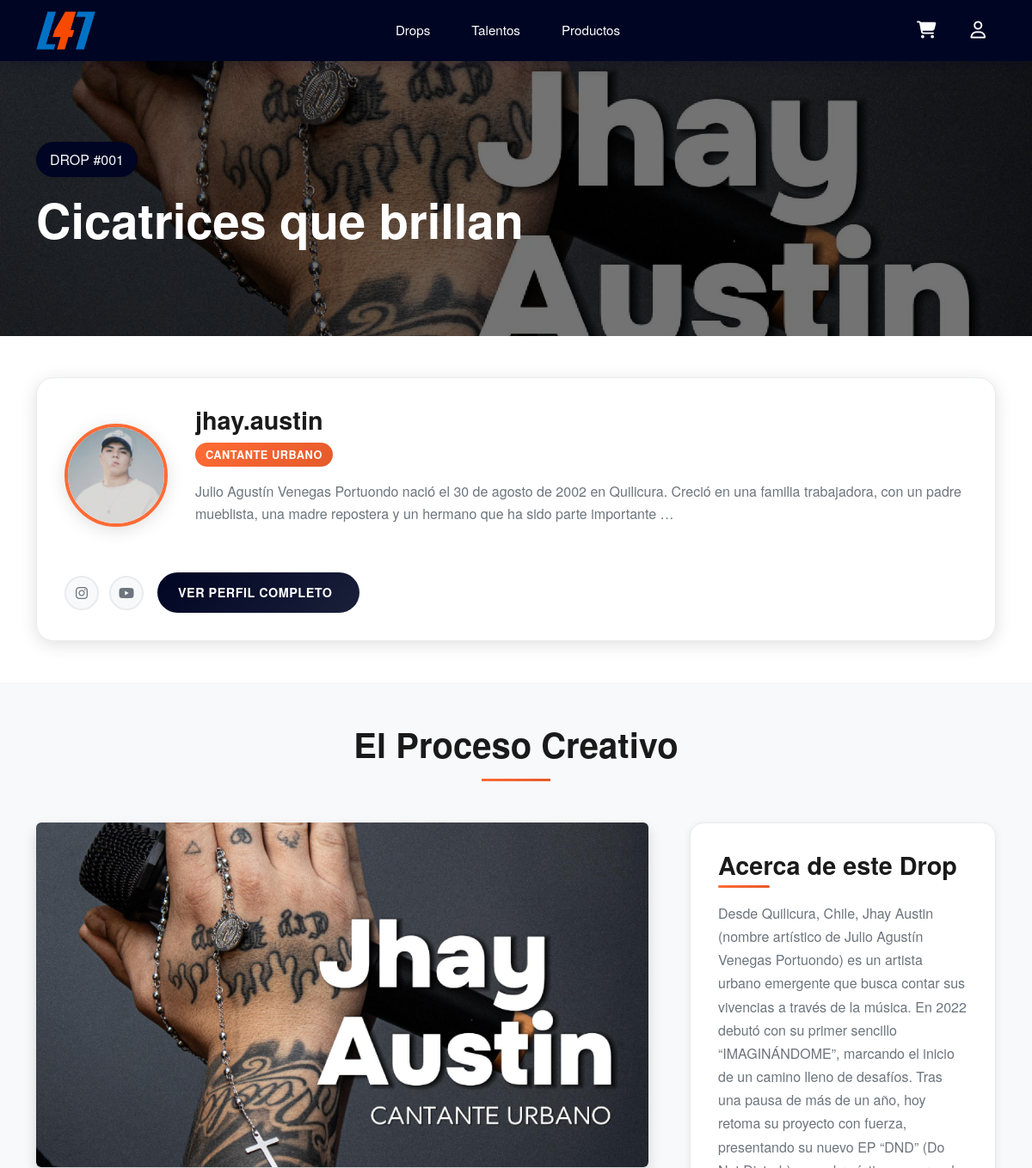
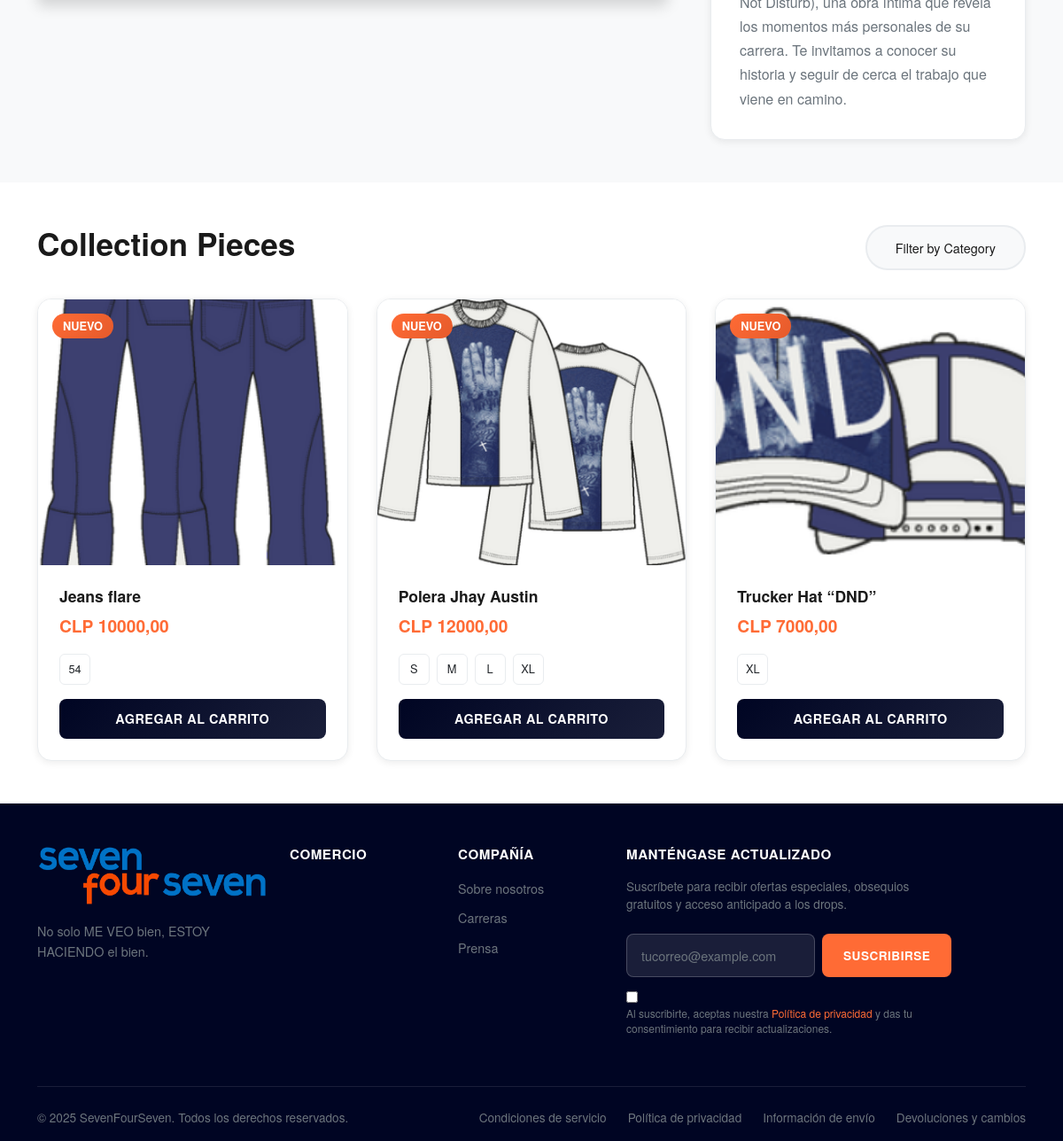
The page /drops/3/ on the database its author committed (2 pictures, top to bottom).
### apps/drop/models.py (models this page shows, shortened)
class Drop(models.Model):
    name = models.CharField(max_length=100)
    drop_number = models.CharField(max_length=100)
    slug = models.SlugField(unique=True,blank=True,verbose_name='slug')
    designers = models.ManyToManyField(DesignerProfile, related_name='drops')
    description = models.TextField()
    cover_image = models.ImageField(upload_to='drops/cover/')
    hero_video = models.URLField(blank=True,null=True, help_text="URL del video documental o presentación")
    is_active = models.BooleanField(default=True)
    created_at = models.DateTimeField(auto_now_add=True)
    class Meta:
        ordering = ['-created_at']

### apps/designer/models.py (models this page shows, shortened)
class DesignerProfile(models.Model):
    user = models.OneToOneField(CustomUser, on_delete=models.CASCADE, related_name='talent_profile')
    brand_name = models.CharField(max_length=100, blank=True)
    location = models.CharField(max_length=100)
    specialty = models.CharField(max_length=100)
    years_experience = models.PositiveIntegerField(default=1)
    biography = models.TextField()
    contact_email = models.EmailField(blank=True)
    phone_number = models.CharField(max_length=20, blank=True)
    instagram_url = models.URLField(blank=True)
    twitter_url = models.URLField(blank=True)
    linkedin_url = models.URLField(blank=True)
    website_url = models.URLField(blank=True)
    facebook_url = models.URLField(blank=True)
    youtube_url = models.URLField(blank=True)
    profile_image = models.ImageField(upload_to='talents/profile/')
    cover_image = models.ImageField(upload_to='talents/cover/')
    video_url = models.URLField(blank=True, help_text="URL del video documental o presentación")
    featured_in = models.TextField(blank=True, help_text="Publicaciones o medios destacados (uno por línea)")
    is_verified = models.BooleanField(default=False)
    created_at = models.DateTimeField(auto_now_add=True)
    updated_at = models.DateTimeField(auto_now=True)
    class Meta:
        ordering = ['-is_verified', '-created_at']

### apps/user/models.py (models this page shows, shortened)
class CustomUser(AbstractUser):
    image = models.ImageField('Imagen de perfil', upload_to='perfil/', blank=True, null=True)
    active_user = models.BooleanField(default=True)
    admin_user = models.BooleanField(default=False)
    is_staff = models.BooleanField(default=False)

### apps/product/models.py (models this page shows, shortened)
class Product(models.Model):
    name = models.CharField(max_length=100)
    price = models.DecimalField(max_digits=10, decimal_places=2)
    description = models.TextField()
    category = models.ForeignKey(ProductCategory, on_delete=models.PROTECT, related_name='products')
    drop = models.ForeignKey(Drop, on_delete=models.CASCADE, related_name='products', blank=True, null=True)
    discount = models.IntegerField( blank=True, null=True)
    stock = models.PositiveIntegerField(default=0)
    is_available = models.BooleanField(default=True)

class ProductImage(models.Model):
    image = models.ImageField(upload_to='products/')
    product = models.ForeignKey(Product, on_delete=models.CASCADE, related_name='images')

class ProductSize(models.Model):
    product = models.ForeignKey(Product, on_delete=models.CASCADE, related_name="product_sizes", null=True, blank=True)
    size = models.CharField(max_length=10)  # Ej: S, M, L

### apps/drop/views.py (the view)
# urls.py: path('<int:id>/', views.drop_detail, name='drop_detail' )
def drop_detail(request,id):
    drop = get_object_or_404(Drop,id=id)
    products = Product.objects.filter(drop_id=id)
    data = {
        'drop': drop,
        'products':products
    }
    return render(request,'drop_details.html',data)

### apps/drop/templates/drop_details.html (shortened to what this page needs)
{% extends "base.html" %}
{% load static %}
{% block css %}
<link rel="stylesheet" href="{% static 'drop/css/detail.css' %}">
{% endblock css %}
{% block content %}
{% include 'includes/detail/detail_header.html' %}
{% include 'includes/detail/detail_video_desc.html' %}
{% include 'includes/detail/detail_product.html' %}
{% endblock %}

### apps/drop/templates/includes/detail/detail_header.html (shortened to what this page needs)
<section class="hero-drop-section text-white position-relative">
    <div class="hero-overlay"></div>
    <div class="container h-100 d-flex flex-column justify-content-center align-items-start position-relative">
        <div class=" bg-drop text-light mb-3 px-3 py-2 rounded-pill shadow-sm">
            DROP #{{drop.drop_number}}
        </div>
        <h1 class="display-4 fw-bold">{{drop.name}}</h1>
    </div>
</section>

### apps/drop/templates/includes/detail/detail_video_desc.html (shortened to what this page needs)
{% load static %}
<section class="artist-section">
    <div class="container">
        <div class="artist-card">
            {% for talent in drop.designers.all %}
            <div class="artist-profile">
                <img src="{{talent.profile_image.url}}" alt="{{talent.user.username}}" class=" artist-avatar">
                <div class="artist-info">
                    <h2>{{talent.user.username}}</h2>
                    <div class="artist-tag">Cantante Urbano</div>
                    <p class="artist-description">
                        {{talent.biography|truncatechars:200}}
                    </p>
                </div>
            </div>
            <div class="artist-actions">
                <div class="social-links">
                    {% if talent.instagram_url %}
                    <a href="{{talent.instagram_url}}" target="_blank" class="social-link" title="Instagram">
                        <i class="fa-brands fa-instagram"></i>
                    </a>
                    {% endif %}
                    {% if talent.youtube_url %}
                    <a href="{{talent.youtube_url}}" class="social-link" target="_blank" title="Youtube">
                        <i class="fa-brands fa-youtube"></i>
                    </a>
                    {% endif %}
                </div>
                <a href="{% url 'designers:detail' talent.id  %}" class="view-profile-btn"
                    onclick="viewArtistProfile()">
                    Ver Perfil Completo
                </a>
            </div>
            {% endfor %}
        </div>
    </div>
</section>
<section class="about-section">
    <div class="container">
        <h2 class="text-center mb-5" style="font-size: 2.5rem; font-weight: 700; color: var(--text-dark);">
            El Proceso Creativo
            <div style="width: 80px; height: 3px; background: var(--gradient-accent); margin: 1rem auto 0;"></div>
        </h2>
        <div class="about-content">
            <div class="about-video">
                <video id="previewVideo" autoplay muted loop playsinline class="rounded shadow w-100"
                    poster="{{ drop.cover_image.url }}">
                    <source src="{{drop.hero_video}}" type="video/mp4">
                </video>
            </div>
            <div class="about-text">
                <h3>Acerca de este Drop</h3>
                <p>{{drop.description}}</p>
            </div>
        </div>
    </div>
</section>

### apps/drop/templates/includes/detail/detail_product.html (shortened to what this page needs)
{% load static %}
<section class="collection-section">
    <div class="container">
        <div class="collection-header">
            <h2 class="collection-title">Collection Pieces</h2>
            <div class="dropdown filter-dropdown">
                <button class="filter-btn" type="button" data-bs-toggle="dropdown">
                    <span>Filter by Category</span>
                </button>
            </div>
        </div>
        <div class="collection-grid" id="collectionGrid">
            {% for product in products %}
            <div class="product-card" data-category="camisetas">
                <div class="product-image">
                    <div class="product-badge">Nuevo</div>
                    {% for img in product.images.all %}
                    <img src="{{img.image.url}}" alt="Camiseta Cicatrices que Brillan">
                    {% endfor %}
                </div>
                <div class="product-info">
                    <h4 class="product-name">{{product.name}}</h4>
                    <div class="product-price">CLP {{product.price}}</div>
                    <div class="product-sizes">
                        {% for s in product.product_sizes.all %}
                        <div class="size-option">{{s.size}}</div>
                        {% endfor %}
                    </div>
                    <a href="{% url 'cart:add_to_cart' product.id%}" class="btn add-to-cart-btn">
                        Agregar al Carrito
                    </a>
                </div>
            </div>
            {% endfor %}
        </div>
    </div>
</section>

### static/css/styles.css (style rules this page uses)
:root { --primary-bg: #000523; --accent-color: #ff6b35; --text-light: #ffffff; --text-muted: #a8a8a8; --hover-bg: rgba(255, 255, 255, 0.1); }

### templates/base.html (style rules this page uses)
body { font-family: 'Helvetica Neue', Arial, sans-serif; background-color: #F8F4ED; line-height: 1.6; }

### rows shown on the page
Drop: drop_number "001", name "Cicatrices que brillan", description "Desde Quilicura, Chile, Jhay Austin (nombre artístico de Julio Agustín Venegas Portuondo) es un artista urbano emergente que busca contar sus vivencias a través de la música. En 2022 debutó con su primer sencillo “IMAGINÁNDOME”, marcando el inicio de un camino lleno de desafíos. Tras una pausa de más de un año, hoy retoma su proyecto con fuerza, presentando su nuevo EP “DND” (Do Not Disturb), una obra íntima que revela los momentos más personales de su carrera. Te invitamos a conocer su historia y seguir de cerca el trabajo que viene en camino."
DesignerProfile: profile_image (picture), user.username "jhay.austin", biography "Julio Agustín Venegas Portuondo nació el 30 de agosto de 2002 en Quilicura. Creció en una familia trabajadora, con un padre mueblista, una madre repostera y un hermano que ha sido parte importante …"
Product: name "Jeans flare", price "10000,00"
ProductImage: image (picture)
ProductSize: size "54"
Product: name "Polera Jhay Austin", price "12000,00"
ProductImage: image (picture)
ProductSize: size "S"
ProductSize: size "M"
ProductSize: size "L"
ProductSize: size "XL"
Product: name "Trucker Hat “DND”", price "7000,00"
ProductImage: image (picture)
ProductSize: size "XL"
